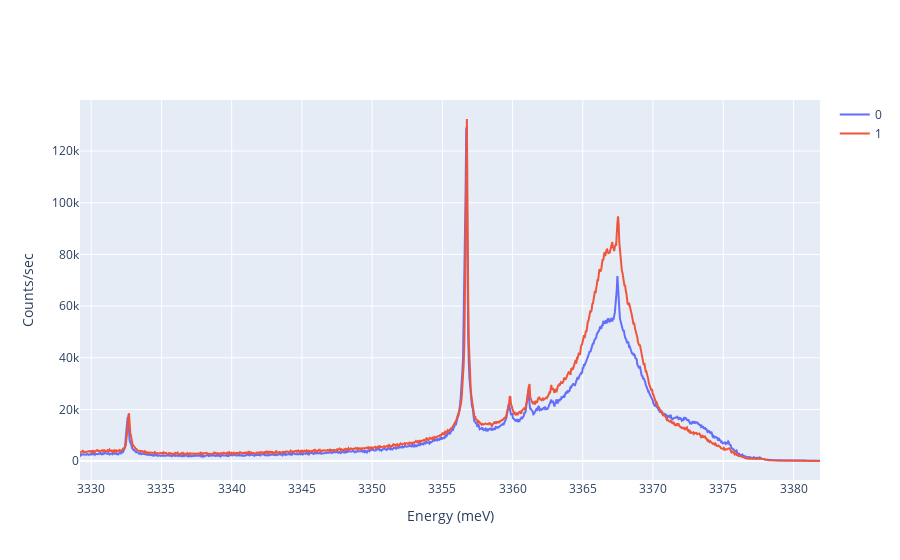

The cell this chart's notebook holds for it:
### Code cell
# SAMPLE H1101e
import numpy as np
import matplotlib.pyplot as plt
import pandas as pd
import plotly.express as px
import plotly.graph_objects as go

#E = hc/lambda in eV calculations
h = 6.6261*10**(-34) # m^2kg/s
c = 2.9979*10**8 # m/s
eV = 1.6022*10**(-19) # J
Conversion = h*c/eV

FileNames = [0]*2
for i in range(len(FileNames)):
    string = '2020062601 (%.0f)' %(i+5)
    FileNames[i] = [string]
    print(FileNames[i])

fig = go.Figure()

for j in range(len(FileNames)):
    
    
    Wavelength, Count = np.genfromtxt(FileNames[j][0], delimiter="\t", unpack = True, skip_header=4)
    EnergyEV = [0]*len(data)
    
    Wavelength = Wavelength*10**(-9)*1.000289
    EnergyEV = Conversion/Wavelength*1000
    
    # Add traces
    fig.add_trace(go.Scatter(x=EnergyEV, y=Count,
                    mode='lines',
                    name='%.0f' %j))

fig['layout']['xaxis'].update(title='Energy (meV)', dtick=5, autorange=True)
fig['layout']['yaxis'].update(title='Counts/sec', autorange=True)
fig.show()

### Figure 1 — Plotly figure (JSON) as saved in the notebook; plotly's stock layout.template omitted (floating-point values rounded to 4 significant figures; data arrays with more than 128 entries replaced by an {"elided": "..."} marker saying what was removed)
{"data": [{"mode": "lines", "name": "0", "type": "scatter", "x": {"elided": "1161 float values"}, "y": {"elided": "1161 int values"}}, {"mode": "lines", "name": "1", "type": "scatter", "x": {"elided": "1161 float values"}, "y": {"elided": "1161 int values"}}], "layout": {"xaxis": {"autorange": true, "dtick": 5, "title": {"text": "Energy (meV)"}}, "yaxis": {"autorange": true, "title": {"text": "Counts/sec"}}}}
